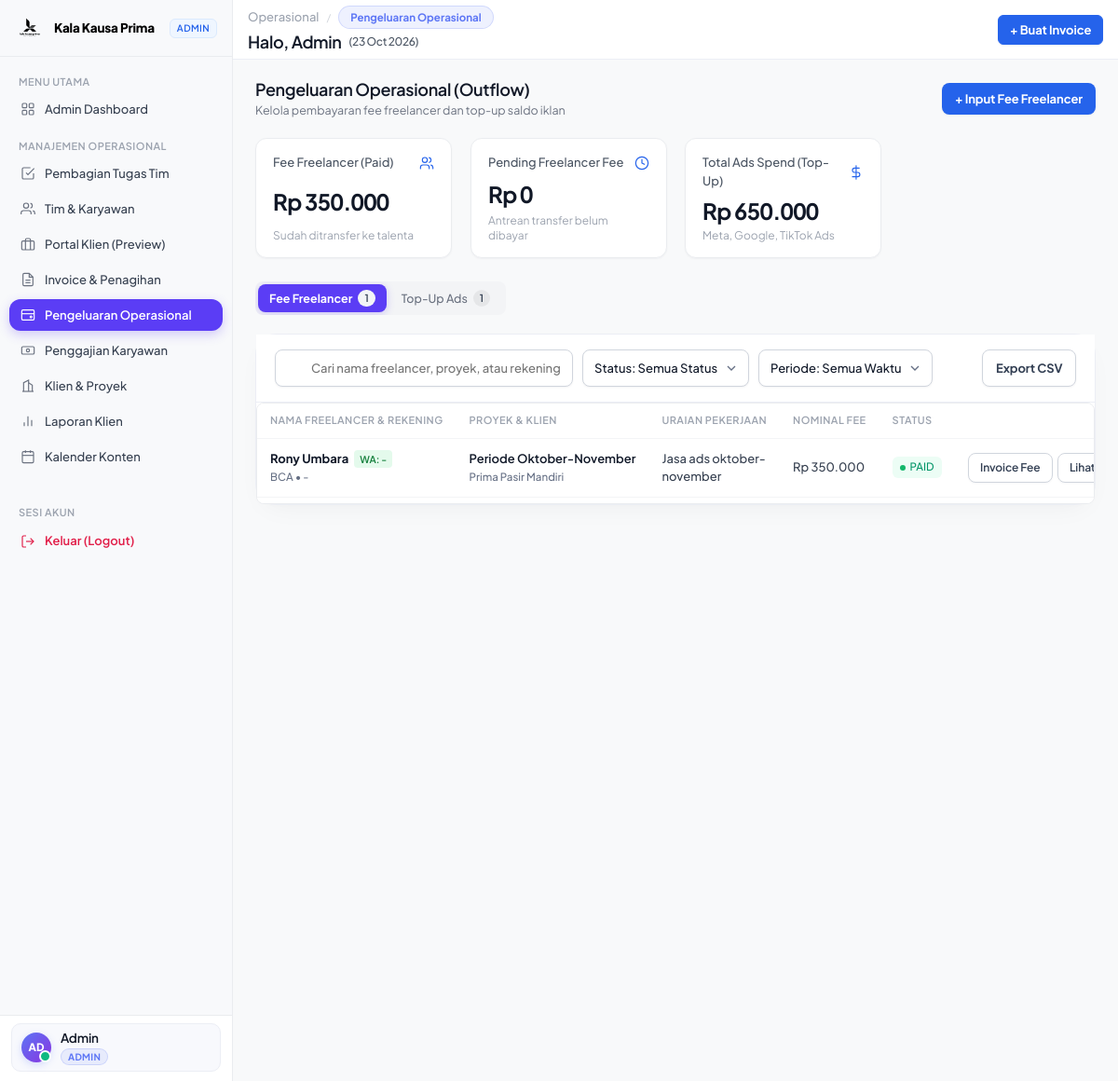
/expenses?_slot=internal&_u=u_2 (signed in), run on the app's committed database.
### tables this page shows
CREATE TABLE freelancer_payouts (
                id INTEGER PRIMARY KEY AUTOINCREMENT,
                freelancer_name VARCHAR(150) NOT NULL,
                freelancer_bank VARCHAR(100) DEFAULT NULL,
                freelancer_account VARCHAR(100) DEFAULT NULL,
                project_id INTEGER NOT NULL,
                task_description TEXT NOT NULL,
                amount DECIMAL(15,2) NOT NULL DEFAULT 0,
                status VARCHAR(20) DEFAULT 'Pending', -- 'Pending', 'Paid'
                paid_at DATETIME DEFAULT NULL,
                receipt_file VARCHAR(255) DEFAULT NULL,
                created_at DATETIME DEFAULT CURRENT_TIMESTAMP, is_deleted INTEGER DEFAULT 0, freelancer_phone VARCHAR(50) DEFAULT NULL,
                FOREIGN KEY (project_id) REFERENCES projects(id) ON DELETE CASCADE
            );

CREATE TABLE projects (
                id INTEGER PRIMARY KEY AUTOINCREMENT,
                client_id INTEGER NOT NULL,
                name VARCHAR(200) NOT NULL,
                contract_value DECIMAL(15,2) NOT NULL DEFAULT 0,
                target_margin_percent DECIMAL(5,2) DEFAULT 30.00,
                status VARCHAR(30) DEFAULT 'In Progress', -- 'Planning', 'In Progress', 'Completed', 'On Hold'
                start_date DATE DEFAULT NULL,
                end_date DATE DEFAULT NULL,
                created_at DATETIME DEFAULT CURRENT_TIMESTAMP, is_deleted INTEGER DEFAULT 0, project_name VARCHAR(200) DEFAULT NULL, progress_percent DECIMAL(5,2) DEFAULT 0, allocated_ads_budget DECIMAL(15,2) DEFAULT 0, service_type VARCHAR(200) DEFAULT 'Kelola Sosmed', contract_start_date DATE DEFAULT NULL, contract_end_date DATE DEFAULT NULL, contract_status VARCHAR(30) DEFAULT 'active', service_fee_amount DECIMAL(15,2) DEFAULT 0, ads_budget_pool DECIMAL(15,2) DEFAULT 0, service_breakdown_json TEXT DEFAULT NULL, total_contract_value DECIMAL(15,2) DEFAULT 0, package_name VARCHAR(100) DEFAULT NULL,
                FOREIGN KEY (client_id) REFERENCES clients(id) ON DELETE CASCADE
            );

CREATE TABLE clients (
                id INTEGER PRIMARY KEY AUTOINCREMENT,
                name VARCHAR(150) NOT NULL,
                company VARCHAR(150) NOT NULL,
                email VARCHAR(150) NOT NULL,
                phone VARCHAR(50) NOT NULL,
                address TEXT DEFAULT NULL,
                created_at DATETIME DEFAULT CURRENT_TIMESTAMP
            , logo VARCHAR(255) DEFAULT NULL, is_deleted INTEGER DEFAULT 0, company_name VARCHAR(150) DEFAULT NULL, pic_name VARCHAR(150) DEFAULT NULL, package_name VARCHAR(100) DEFAULT 'Social Media & Performance Ads', status VARCHAR(30) DEFAULT 'Active', service_type VARCHAR(200) DEFAULT 'Kelola Sosmed', contract_start_date DATE DEFAULT NULL, contract_end_date DATE DEFAULT NULL, contract_status VARCHAR(30) DEFAULT 'active');

### views/expenses.php (shortened to what the rows shown need)
<?php
$db = Database::getConnection();
$tab = $_GET['tab'] ?? 'freelancers';
$payouts = $db->query("
    SELECT p.*, pr.name as project_name, c.company as client_company
    FROM freelancer_payouts p
    JOIN projects pr ON p.project_id = pr.id
    JOIN clients c ON pr.client_id = c.id
    WHERE COALESCE(p.is_deleted, 0) = 0
    ORDER BY p.id DESC
")->fetchAll();
?>
<!DOCTYPE html>
<html lang="id">
<head>
  <link rel="stylesheet" href="assets/css/style.css?v=saas-linear-1.0">
</head>
<body>
  <div class="app-container">
    <main class="main-wrapper">
      <?php require_once BASE_PATH . '/includes/header.php'; ?>
      <div class="content-body">
        <div class="expenses-header-row">
          <div>
            <h1 class="expenses-page-title">Pengeluaran Operasional (Outflow)</h1>
          </div>
        </div>
        <div class="untitled-card" style="overflow: visible; min-width: 0; max-width: 100%;">
          <?php if ($tab === 'freelancers'): ?>
            <div class="kala-table-scroll table-responsive" style="width: 100%; max-width: 100%; overflow-x: auto !important; -webkit-overflow-scrolling: touch !important; display: block !important; margin: 0; padding-bottom: 6px;">
              <table class="untitled-table" id="payout-table" style="min-width: 950px !important; width: 100%;">
                <thead>
                  <tr>
                    <th style="white-space: nowrap !important;">NAMA FREELANCER &amp; REKENING</th>
                    <th style="white-space: nowrap !important;">PROYEK &amp; KLIEN</th>
                    <th style="white-space: nowrap !important;">URAIAN PEKERJAAN</th>
                    <th style="white-space: nowrap !important;">NOMINAL FEE</th>
                    <th style="white-space: nowrap !important;">STATUS</th>
                    <th class="th-actions" style="text-align: right; white-space: nowrap !important; min-width: 250px;">BUKTI &amp; AKSI</th>
                  </tr>
                </thead>
                <tbody id="payout-tbody">
                  <?php if (empty($payouts)): ?>
                    <tr id="empty-row"><td colspan="6" style="text-align: center; color: #667085; padding: 32px 20px;">Belum ada data pembayaran freelancer.</td></tr>
                  <?php else: ?>
                    <?php foreach ($payouts as $p): ?>
                      <?php
                        $rawDate = substr($p['paid_at'] ?: $p['created_at'], 0, 10);
                        $searchCorpus = strtolower($p['freelancer_name'] . ' ' . ($p['freelancer_phone'] ?? '') . ' ' . $p['freelancer_bank'] . ' ' . $p['freelancer_account'] . ' ' . $p['project_name'] . ' ' . $p['client_company'] . ' ' . $p['task_description']);
                      ?>
                      <tr
                        class="expense-row"
                        data-search="<?= htmlspecialchars($searchCorpus) ?>"
                        data-status="<?= $p['status'] ?>"
                        data-date="<?= $rawDate ?>"
                        data-amount="<?= $p['amount'] ?>"
                        data-name="<?= htmlspecialchars($p['freelancer_name']) ?>"
                        data-project="<?= htmlspecialchars($p['project_name']) ?>"
                        data-client="<?= htmlspecialchars($p['client_company']) ?>"
                      >
                        <td style="white-space: nowrap;">
                          <div style="font-weight: 700; color: #101828; display: flex; align-items: center; gap: 6px; flex-wrap: wrap;">
                            <span><?= htmlspecialchars($p['freelancer_name']) ?></span>
                            <?php if (!empty($p['freelancer_phone'])): ?>
                              <span style="font-size: 10.5px; padding: 2px 6px; border-radius: 4px; background: rgba(37, 211, 102, 0.12); color: #15803d; font-weight: 600;">WA: <?= htmlspecialchars($p['freelancer_phone']) ?></span>
                            <?php endif; ?>
                          </div>
                          <div style="font-size: 11.5px; color: #667085; margin-top: 2px;">
                            <?= htmlspecialchars($p['freelancer_bank'] ?: 'Bank') ?> &bull; <?= htmlspecialchars($p['freelancer_account'] ?: 'No Rekening -') ?>
                          </div>
                        </td>
                        <td style="white-space: nowrap;">
                          <div style="font-weight: 600; color: #101828;"><?= htmlspecialchars($p['project_name']) ?></div>
                          <div style="font-size: 11.5px; color: #667085; margin-top: 2px;"><?= htmlspecialchars($p['client_company']) ?></div>
                        </td>
                        <td style="color: #475467; max-width: 240px; line-height: 1.4; white-space: normal;">
                          <?= htmlspecialchars($p['task_description']) ?>
                        </td>
                        <td style="font-weight: 700; color: #D92D20; font-size: 13.5px; white-space: nowrap;">
                          <?= format_rupiah($p['amount']) ?>
                        </td>
                        <td style="white-space: nowrap;">
                          <?php if ($p['status'] === 'Paid'): ?>
                            <span class="pill-badge pill-paid">
                              <span class="dot-indicator dot-paid"></span>
                              <span>PAID</span>
                            </span>
                          <?php endif; ?>
                        </td>
                        <td class="td-actions" style="text-align: right; white-space: nowrap;">
                          <div class="table-actions">
                            <button type="button" class="btn-action-view" onclick="openFreelancerVoucherModal(<?= $p['id'] ?>)" title="Lihat &amp; Cetak Invoice / Voucher Fee Freelancer">
                              Invoice Fee
                            </button>
                            <?php if (!empty($p['receipt_file'])): ?>
                              <button type="button" class="btn-action-outline" onclick="viewReceiptImage('<?= UPLOAD_URL . '/' . htmlspecialchars($p['receipt_file']) ?>', 'Bukti Transfer <?= htmlspecialchars($p['freelancer_name']) ?>')" title="Lihat Bukti Transfer">
                                Lihat Struk
                              </button>
                            <?php else: ?>
                              <button type="button" class="btn-action-pay" onclick="triggerUploadModal('payout', <?= $p['id'] ?>, 'Upload Bukti Fee <?= htmlspecialchars($p['freelancer_name']) ?>')" title="Upload Struk Transfer">
                                + Struk
                              </button>
                            <?php endif; ?>
                          </div>
                        </td>
                      </tr>
                    <?php endforeach; ?>
                  <?php endif; ?>
                </tbody>
              </table>
            </div>
          <?php endif; ?>
        </div>
      </div>
    </main>
  </div>
  <?php require_once BASE_PATH . '/includes/footer.php'; ?>
</body>
</html>

### data on the page
freelancer_payouts: freelancer_name "Rony Umbara", freelancer_phone "-", freelancer_bank "BCA", freelancer_account "-", project.name "Periode Oktober-November", clients.company "Prima Pasir Mandiri", task_description "Jasa ads oktober-november", amount "Rp 350.000", status "Paid" (drawn)

### other printed values
$badgeLabel "ADMIN"
$sidebarAvatar "AD"
$sidebarProfileName "Admin"
$sidebarBadge "ADMIN"
$currentPageInfo['parent'] "Operasional"
$currentPageInfo['name'] "Pengeluaran Operasional"
$greetingDisplayName "Admin"
format_rupiah($totalFreelancer) "Rp 350.000"
format_rupiah($totalPendingFreelancer) "Rp 0"
format_rupiah($totalAds) "Rp 650.000"
count($payouts) "1"
count($adsList) "1"
